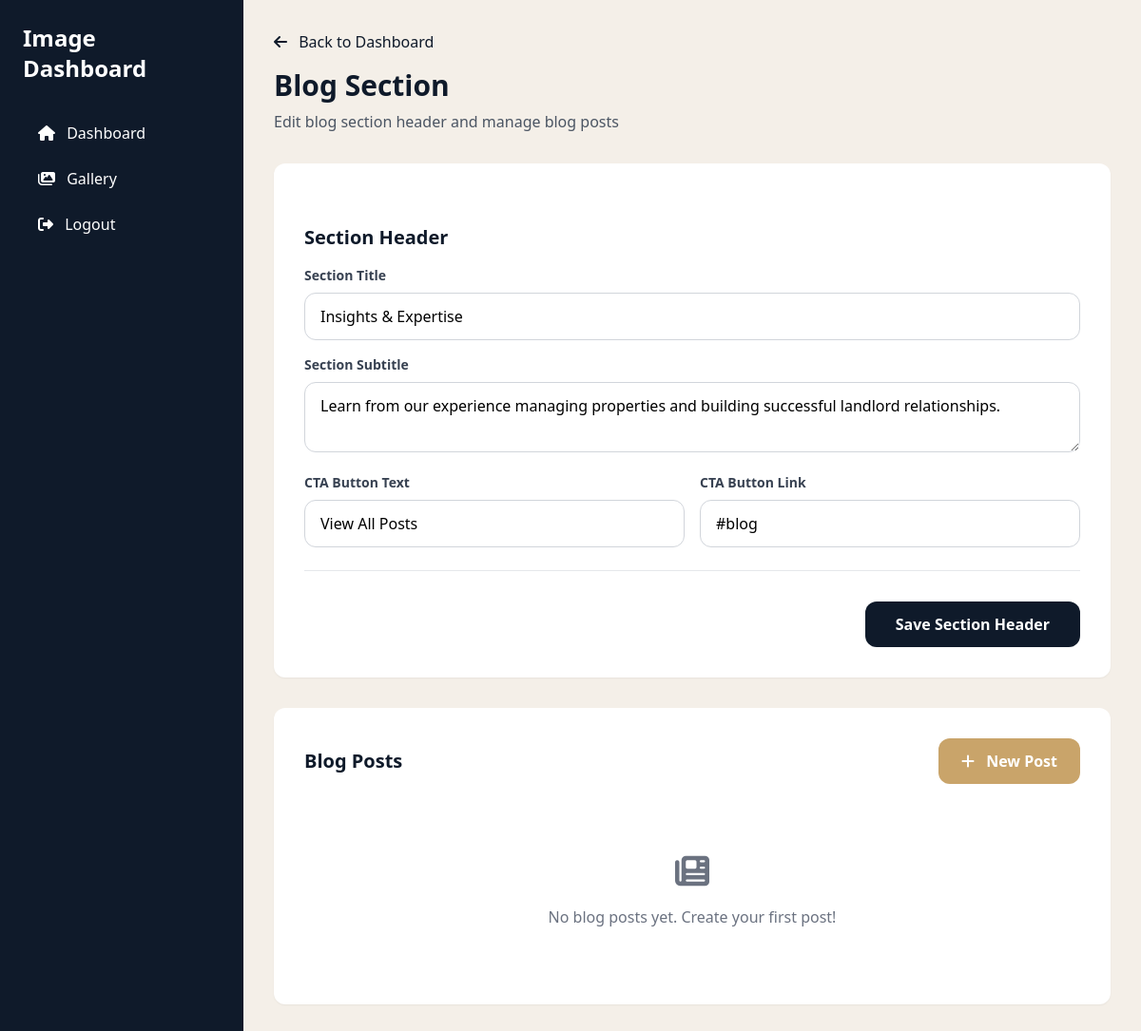
Before: /dashboard/blog/ (signed in) with the older database file.
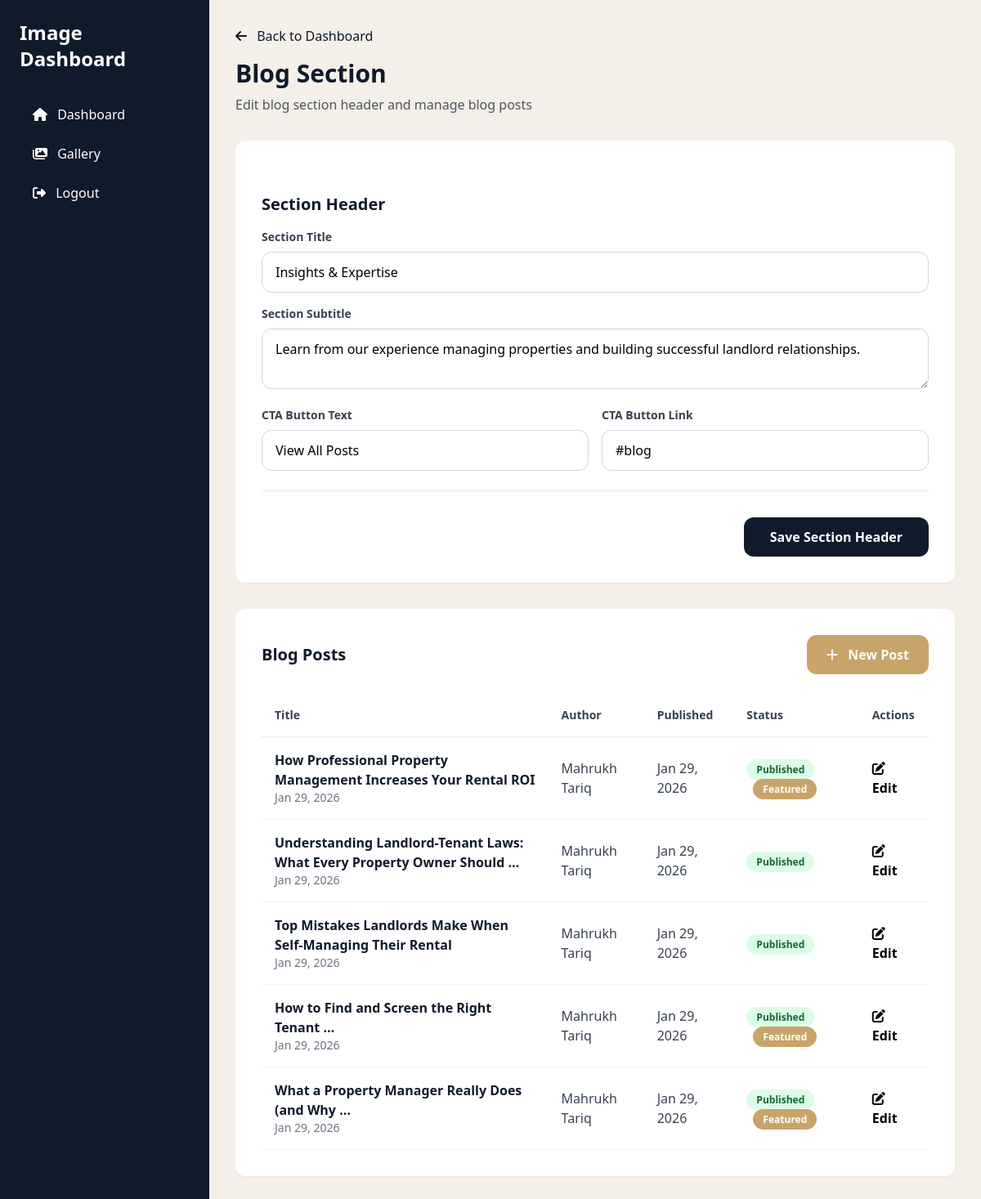
After: the same page with the newer database file.
### myApp/models.py (models this page shows, shortened)
class BlogSection(models.Model):
    title = models.CharField(max_length=200, default="Insights & Expertise")
    subtitle = models.CharField(max_length=300, default="Learn from our experience managing properties and building successful landlord relationships.")
    cta_text = models.CharField(max_length=100, default="View All Posts")
    cta_link = models.CharField(max_length=200, default="#blog")
    updated_at = models.DateTimeField(auto_now=True)
    class Meta:
        verbose_name = "Blog Section"
        verbose_name_plural = "Blog Section"
    def save(self, *args, **kwargs):
        self.pk = 1
        super().save(*args, **kwargs)
    @classmethod
    def get_instance(cls):
        obj, created = cls.objects.get_or_create(pk=1)
        return obj

class BlogPost(models.Model):
    title = models.CharField(max_length=300, help_text="Blog post title")
    slug = models.SlugField(max_length=300, unique=True, help_text="URL-friendly version of title")
    excerpt = models.TextField(max_length=500, help_text="Short excerpt/preview text")
    content = models.TextField(help_text="Full blog post content")
    featured_image_url = models.URLField(blank=True, null=True, help_text="Featured image URL")
    featured_image_alt = models.CharField(max_length=200, blank=True, help_text="Featured image alt text")
    author_name = models.CharField(max_length=100, default="Mahrukh Tariq", help_text="Author name")
    published_date = models.DateTimeField(auto_now_add=True, help_text="Publication date")
    updated_date = models.DateTimeField(auto_now=True, help_text="Last update date")
    is_featured = models.BooleanField(default=False, help_text="Show in featured section")
    is_published = models.BooleanField(default=True, help_text="Published status")
    view_count = models.IntegerField(default=0, help_text="Number of views")
    order = models.IntegerField(default=0, help_text="Display order (lower numbers first)")
    class Meta:
        ordering = ['-published_date', 'order']
        verbose_name = "Blog Post"
        verbose_name_plural = "Blog Posts"

### myApp/dashboard_views.py (the view, shortened to what this page needs)
# urls.py: path('blog/', dashboard_views.blog_edit, name='blog_edit'),
@login_required
def blog_edit(request):
    blog_section = BlogSection.get_instance()
    blog_posts = BlogPost.objects.all().order_by('-published_date')
    return render(request, 'myApp/dashboard/blog_edit.html', {
        'blog_section': blog_section,
        'blog_posts': blog_posts
    })

### myApp/templates/myApp/dashboard/blog_edit.html (shortened to what this page needs)
{% extends "myApp/dashboard/base.html" %}
{% load static %}
{% block content %}
<div class="mb-8">
    <a href="{% url 'dashboard:index' %}" class="text-navy hover:underline mb-4 inline-block">
        <i class="fas fa-arrow-left mr-2"></i> Back to Dashboard
    </a>
    <h2 class="text-3xl font-bold text-navy mb-2">Blog Section</h2>
    <p class="text-gray-600">Edit blog section header and manage blog posts</p>
</div>
<form method="post" class="bg-white rounded-xl shadow-sm p-8 space-y-8 mb-8">
    <div class="border-b border-gray-200 pb-6">
        <h3 class="text-xl font-semibold text-navy mb-4">Section Header</h3>
        <div class="space-y-4">
            <div>
                <label class="block text-sm font-semibold text-gray-700 mb-2">Section Title</label>
                <input type="text" name="title" value="{{ blog_section.title|default:'' }}"
                       placeholder="Insights & Expertise"
                       class="w-full px-4 py-3 border border-gray-300 rounded-xl focus:border-navy focus:outline-none focus:ring-2 focus:ring-navy/20">
            </div>
            <div>
                <label class="block text-sm font-semibold text-gray-700 mb-2">Section Subtitle</label>
                <textarea name="subtitle" rows="2"
                          placeholder="Learn from our experience managing properties..."
                          class="w-full px-4 py-3 border border-gray-300 rounded-xl focus:border-navy focus:outline-none focus:ring-2 focus:ring-navy/20">{{ blog_section.subtitle|default:'' }}</textarea>
            </div>
            <div class="grid grid-cols-2 gap-4">
                <div>
                    <label class="block text-sm font-semibold text-gray-700 mb-2">CTA Button Text</label>
                    <input type="text" name="cta_text" value="{{ blog_section.cta_text|default:'View All Posts' }}"
                           class="w-full px-4 py-3 border border-gray-300 rounded-xl focus:border-navy focus:outline-none focus:ring-2 focus:ring-navy/20">
                </div>
                <div>
                    <label class="block text-sm font-semibold text-gray-700 mb-2">CTA Button Link</label>
                    <input type="text" name="cta_link" value="{{ blog_section.cta_link|default:'#blog' }}"
                           class="w-full px-4 py-3 border border-gray-300 rounded-xl focus:border-navy focus:outline-none focus:ring-2 focus:ring-navy/20">
                </div>
            </div>
        </div>
    </div>
    <div class="flex justify-end">
        <button type="submit" class="px-8 py-3 bg-navy text-white rounded-xl hover:bg-blue-dark transition-colors font-semibold">
            Save Section Header
        </button>
    </div>
</form>
<div class="bg-white rounded-xl shadow-sm p-8">
    <div class="flex justify-between items-center mb-6">
        <h3 class="text-xl font-semibold text-navy">Blog Posts</h3>
        <a href="{% url 'dashboard:blog_post_new' %}" class="px-6 py-3 bg-gold text-white rounded-xl hover:bg-blue transition-colors font-semibold">
            <i class="fas fa-plus mr-2"></i> New Post
        </a>
    </div>
    {% if blog_posts %}
    <div class="overflow-x-auto">
        <table class="w-full">
            <thead>
                <tr class="border-b border-gray-200">
                    <th class="text-left py-4 px-4 text-sm font-semibold text-gray-700">Title</th>
                    <th class="text-left py-4 px-4 text-sm font-semibold text-gray-700">Author</th>
                    <th class="text-left py-4 px-4 text-sm font-semibold text-gray-700">Published</th>
                    <th class="text-left py-4 px-4 text-sm font-semibold text-gray-700">Status</th>
                    <th class="text-left py-4 px-4 text-sm font-semibold text-gray-700">Actions</th>
                </tr>
            </thead>
            <tbody>
                {% for post in blog_posts %}
                <tr class="border-b border-gray-100 hover:bg-gray-50 transition-colors">
                    <td class="py-4 px-4">
                        <div class="font-semibold text-navy">{{ post.title|truncatewords:8 }}</div>
                        <div class="text-sm text-gray-500">{{ post.published_date|date:"M d, Y" }}</div>
                    </td>
                    <td class="py-4 px-4 text-gray-700">{{ post.author_name }}</td>
                    <td class="py-4 px-4 text-gray-700">{{ post.published_date|date:"M d, Y" }}</td>
                    <td class="py-4 px-4">
                        {% if post.is_published %}
                        <span class="px-3 py-1 bg-green-100 text-green-800 rounded-full text-xs font-semibold">Published</span>
                        {% else %}
                        <span class="px-3 py-1 bg-gray-100 text-gray-800 rounded-full text-xs font-semibold">Draft</span>
                        {% endif %}
                        {% if post.is_featured %}
                        <span class="px-3 py-1 bg-gold text-white rounded-full text-xs font-semibold ml-2">Featured</span>
                        {% endif %}
                    </td>
                    <td class="py-4 px-4">
                        <a href="{% url 'dashboard:blog_post_edit' post.id %}" class="text-blue hover:text-blue-dark font-semibold">
                            <i class="fas fa-edit mr-1"></i> Edit
                        </a>
                    </td>
                </tr>
                {% endfor %}
            </tbody>
        </table>
    </div>
    {% else %}
    <div class="text-center py-12 text-gray-500">
        <i class="fas fa-newspaper text-4xl mb-4"></i>
        <p>No blog posts yet. Create your first post!</p>
    </div>
    {% endif %}
</div>
{% endblock %}

### myApp/templates/myApp/dashboard/base.html (shortened to what this page needs)
<!DOCTYPE html>
<html lang="en">
<head>
    <script src="https://cdn.tailwindcss.com"></script>
    <link rel="stylesheet" href="https://cdnjs.cloudflare.com/ajax/libs/font-awesome/6.5.1/css/all.min.css">
</head>
<body class="bg-beige">
    <div class="flex h-screen">
        <aside class="w-64 bg-navy text-white p-6">
            <h1 class="text-2xl font-bold mb-8">Image Dashboard</h1>
            <nav class="space-y-2">
                <a href="{% url 'dashboard:index' %}" class="block px-4 py-2 rounded hover:bg-navy/80 {% if request.resolver_match.url_name == 'index' %}bg-navy/80{% endif %}">
                    <i class="fas fa-home mr-2"></i> Dashboard
                </a>
                <a href="{% url 'dashboard:gallery' %}" class="block px-4 py-2 rounded hover:bg-navy/80 {% if request.resolver_match.url_name == 'gallery' %}bg-navy/80{% endif %}">
                    <i class="fas fa-images mr-2"></i> Gallery
                </a>
                <a href="{% url 'dashboard:logout' %}" class="block px-4 py-2 rounded hover:bg-navy/80 mt-8">
                    <i class="fas fa-sign-out-alt mr-2"></i> Logout
                </a>
            </nav>
        </aside>
        <main class="flex-1 overflow-y-auto p-8">
            {% block content %}{% endblock %}
        </main>
    </div>
</body>
</html>

Changed rows visible on the page:
added BlogPost: title "How Professional Property Management Increases Your Rental ROI", published_date "Jan 29, 2026", author_name "Mahrukh Tariq", is_published "Published", is_featured "Featured"
added BlogPost: title "Understanding Landlord-Tenant Laws: What Every Property Owner Should …", published_date "Jan 29, 2026", author_name "Mahrukh Tariq", is_published "Published"
added BlogPost: title "Top Mistakes Landlords Make When Self-Managing Their Rental", published_date "Jan 29, 2026", author_name "Mahrukh Tariq", is_published "Published"
added BlogPost: title "How to Find and Screen the Right Tenant …", published_date "Jan 29, 2026", author_name "Mahrukh Tariq", is_published "Published", is_featured "Featured"
added BlogPost: title "What a Property Manager Really Does (and Why …", published_date "Jan 29, 2026", author_name "Mahrukh Tariq", is_published "Published", is_featured "Featured"
Other visible differences:
text no longer shown: "No blog posts yet. Create your first post!"
text now shown: "Title Author Published Status Actions"
